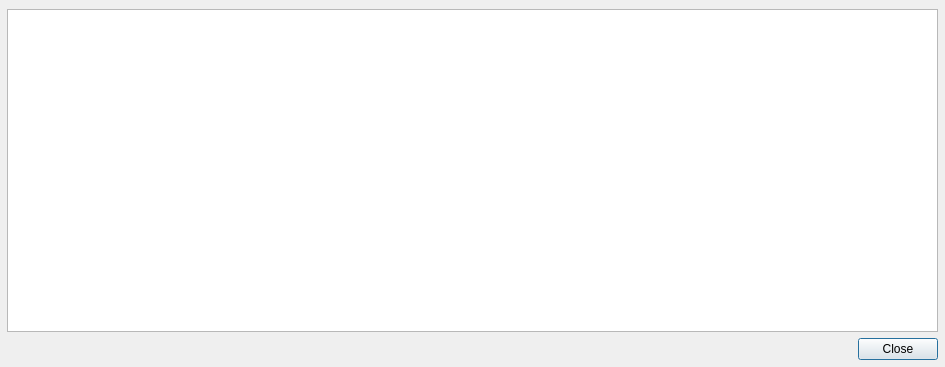
<?xml version="1.0" encoding="UTF-8"?>
<ui version="4.0">
 <class>debugDialog</class>
 <widget class="QDialog" name="debugDialog">
  <property name="geometry">
   <rect>
    <x>0</x>
    <y>0</y>
    <width>945</width>
    <height>367</height>
   </rect>
  </property>
  <property name="windowTitle">
   <string>Dialog</string>
  </property>
  <widget class="QWidget" name="verticalLayoutWidget">
   <property name="geometry">
    <rect>
     <x>7</x>
     <y>9</y>
     <width>931</width>
     <height>351</height>
    </rect>
   </property>
   <layout class="QVBoxLayout" name="verticalLayout">
    <item>
     <widget class="QTextBrowser" name="textBrowser">
      <property name="font">
       <font>
        <pointsize>8</pointsize>
       </font>
      </property>
     </widget>
    </item>
    <item>
     <widget class="QDialogButtonBox" name="buttonBox">
      <property name="orientation">
       <enum>Qt::Horizontal</enum>
      </property>
      <property name="standardButtons">
       <set>QDialogButtonBox::Close</set>
      </property>
     </widget>
    </item>
   </layout>
  </widget>
 </widget>
 <resources/>
 <connections>
  <connection>
   <sender>buttonBox</sender>
   <signal>accepted()</signal>
   <receiver>debugDialog</receiver>
   <slot>accept()</slot>
   <hints>
    <hint type="sourcelabel">
     <x>248</x>
     <y>254</y>
    </hint>
    <hint type="destinationlabel">
     <x>157</x>
     <y>274</y>
    </hint>
   </hints>
  </connection>
  <connection>
   <sender>buttonBox</sender>
   <signal>rejected()</signal>
   <receiver>debugDialog</receiver>
   <slot>reject()</slot>
   <hints>
    <hint type="sourcelabel">
     <x>316</x>
     <y>260</y>
    </hint>
    <hint type="destinationlabel">
     <x>286</x>
     <y>274</y>
    </hint>
   </hints>
  </connection>
 </connections>
</ui>
